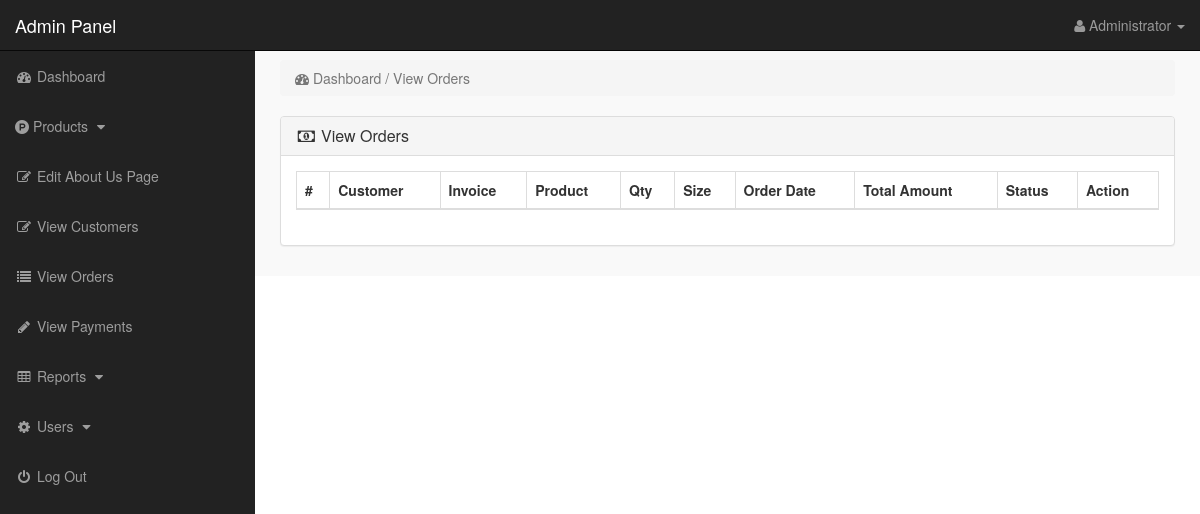
The page /admin_area/index.php?view_orders (signed in) on the database as committed earlier.
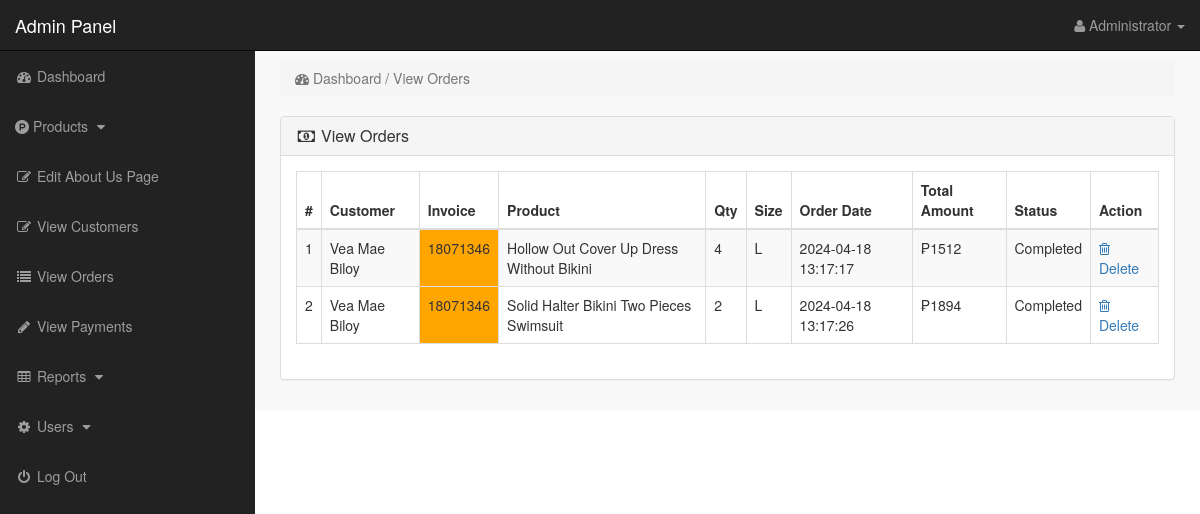
The same page on the database as committed later.
### tables this page shows
CREATE TABLE `pending_orders` (
  `order_id` int(10) NOT NULL,
  `customer_id` int(10) NOT NULL,
  `invoice_no` int(10) DEFAULT NULL,
  `product_id` text NOT NULL,
  `qty` int(10) NOT NULL,
  `size` text NOT NULL,
  `order_status` text NOT NULL,
  `product_title` text NOT NULL,
  `product_img1` text NOT NULL
);

CREATE TABLE `customers` (
  `customer_id` int(10) NOT NULL,
  `customer_name` varchar(255) NOT NULL,
  `customer_email` varchar(255) NOT NULL,
  `customer_pass` varchar(255) NOT NULL,
  `customer_region` text NOT NULL,
  `customer_province` text NOT NULL,
  `customer_city` text NOT NULL,
  `customer_barangay` text NOT NULL,
  `customer_street` text DEFAULT NULL,
  `customer_contact` varchar(255) NOT NULL,
  `customer_address` text NOT NULL,
  `customer_image` text NOT NULL,
  `customer_ip` varchar(255) NOT NULL,
  `customer_confirm_code` text NOT NULL
);

CREATE TABLE `products` (
  `product_id` int(10) NOT NULL,
  `p_cat_id` int(10) DEFAULT NULL,
  `cat_id` int(10) DEFAULT NULL,
  `manufacturer_id` int(10) DEFAULT NULL,
  `date` timestamp NOT NULL DEFAULT current_timestamp() ON UPDATE current_timestamp(),
  `product_title` text NOT NULL,
  `product_url` text NOT NULL,
  `product_img1` text NOT NULL,
  `product_img2` text NOT NULL,
  `product_img3` text NOT NULL,
  `product_price` int(10) NOT NULL,
  `product_psp_price` int(100) NOT NULL,
  `product_desc` text NOT NULL,
  `product_features` text DEFAULT NULL,
  `product_video` text DEFAULT NULL,
  `product_keywords` text NOT NULL,
  `product_label` text DEFAULT NULL,
  `status` varchar(255) NOT NULL
);

CREATE TABLE `customer_orders` (
  `order_id` int(10) NOT NULL,
  `customer_id` int(10) NOT NULL,
  `due_amount` int(100) NOT NULL,
  `invoice_no` int(100) NOT NULL,
  `qty` int(10) NOT NULL,
  `size` text NOT NULL,
  `order_date` timestamp NOT NULL DEFAULT current_timestamp() ON UPDATE current_timestamp(),
  `order_status` text NOT NULL,
  `product_title` text NOT NULL,
  `product_img1` text NOT NULL
);

### admin_area/view_orders.php (the view, shortened to what this page needs)
<?php
if(!isset($_SESSION['admin_email'])){
echo "<script>window.open('login.php','_self')</script>";
}
else {
?>
<div class="row">
<div class="col-lg-12">
<ol class="breadcrumb">
<li class="active">
<i class="fa fa-dashboard"></i> Dashboard / View Orders
</li>
</ol>
</div>
</div>
<div class="row">
<div class="col-lg-12">
<div class="panel panel-default">
<div class="panel-heading">
<h3 class="panel-title">
<i class="fa fa-money fa-fw"></i> View Orders
</h3>
</div>
<div class="panel-body">
<div class="table-responsive">
<table class="table table-bordered table-hover table-striped">
<thead>
<tr>
<th>#</th>
<th>Customer</th>
<th>Invoice</th>
<th>Product</th>
<th>Qty</th>
<th>Size</th>
<th>Order Date</th>
<th>Total Amount</th>
<th>Status</th>
<th>Action</th>
</tr>
</thead>
<tbody>
<?php
$i = 0;
$get_orders = "select * from pending_orders";
$run_orders = mysqli_query($con,$get_orders);
while ($row_orders = mysqli_fetch_array($run_orders)) {
$order_id = $row_orders['order_id'];
$c_id = $row_orders['customer_id'];
$invoice_no = $row_orders['invoice_no'];
$product_id = $row_orders['product_id'];
$qty = $row_orders['qty'];
$size = $row_orders['size'];
$get_products = "select * from products where product_id='$product_id'";
$run_products = mysqli_query($con,$get_products);
$row_products = mysqli_fetch_array($run_products);
$product_title = $row_products['product_title'];
$i++;
?>
<tr>
<td><?php echo $i; ?></td>
<td>
<?php
$get_customer = "select * from customers where customer_id='$c_id'";
$run_customer = mysqli_query($con,$get_customer);
$row_customer = mysqli_fetch_array($run_customer);
$customer_email = $row_customer['customer_name'];
echo $customer_email;
 ?>
 </td>
<td bgcolor="orange" ><?php echo $invoice_no; ?></td>
<td><?php echo $product_title; ?></td>
<td><?php echo $qty; ?></td>
<td><?php echo $size; ?></td>
<td>
<?php
$get_customer_order = "SELECT * FROM customer_orders WHERE product_title='$product_title'";
$run_customer_order = mysqli_query($con, $get_customer_order);
$row_customer_order = mysqli_fetch_array($run_customer_order);
$order_date = $row_customer_order['order_date'];
$due_amount = $row_customer_order['due_amount'];
$order_status = $row_customer_order['order_status'];
echo $order_date;
?>
</td>
<td>₱<?php echo $due_amount; ?></td>
<td>
<?php
if($order_status=='pending'){
echo $order_status='<div style="color:red;">Pending</div>';
}
else{
echo $order_status='Completed';
}
?>
</td>
<td>
<a href="index.php?order_delete=<?php echo $order_id; ?>" >
<i class="fa fa-trash-o" ></i> Delete
</a>
</td>
</tr>
<?php } ?>
</tbody>
</table>
</div>
</div>
</div>
</div>
</div>
<?php } ?>

### admin_area/includes/sidebar.php (shortened to what this page needs)
<?php
if(!isset($_SESSION['admin_email'])){
echo "<script>window.open('login.php','_self')</script>";
}
else {
?>
<nav class="navbar navbar-inverse navbar-fixed-top" >
<div class="navbar-header" >
<a class="navbar-brand" href="index.php?dashboard" >Admin Panel</a>
</div>
<ul class="nav navbar-right top-nav" >
<li class="dropdown" >
<a href="#" class="dropdown-toggle" data-toggle="dropdown" >
<i class="fa fa-user" ></i>
<?php echo $admin_name; ?> <b class="caret" ></b>
</a>
</li>
</ul>
<div class="collapse navbar-collapse navbar-ex1-collapse">
<ul class="nav navbar-nav side-nav">
<li>
<a href="index.php?dashboard">
<i class="fa fa-fw fa-dashboard"></i> Dashboard
</a>
</li>
<li>
<a href="#" data-toggle="collapse" data-target="#products">
<i class="fa fa-product-hunt" aria-hidden="true"></i> Products
<i class="fa fa-fw fa-caret-down"></i>
</a>
</li>
<li>
<a href="index.php?edit_about_us">
<i class="fa fa-fw fa-edit"></i> Edit About Us Page
</a>
</li>
<li>
<a href="index.php?view_customers">
<i class="fa fa-fw fa-edit"></i> View Customers
</a>
</li>
<li>
<a href="index.php?view_orders">
<i class="fa fa-fw fa-list"></i> View Orders
</a>
</li>
<li>
<a href="index.php?view_payments">
<i class="fa fa-fw fa-pencil"></i> View Payments
</a>
</li>
<li>
<a href="#" data-toggle="collapse" data-target="#print">
<i class="fa fa-fw fa-table"></i> Reports
<i class="fa fa-fw fa-caret-down"></i>
</a>
</li>
<li>
<a href="#" data-toggle="collapse" data-target="#users">
<i class="fa fa-fw fa-gear"></i> Users
<i class="fa fa-fw fa-caret-down"></i>
</a>
</li>
<li>
<a href="logout.php">
<i class="fa fa-fw fa-power-off"></i> Log Out
</a>
</li>
</ul>
</div>
</nav>
<?php } ?>

Rows that differ between the two databases and show on the page:
added pending_orders: customer.customer_name "Vea Mae Biloy", invoice_no "18071346", product.product_title "Hollow Out Cover Up Dress Without Bikini", qty "4", size "L", customer_orders.order_date "2024-04-18 13:17:17", customer_orders.due_amount "1512"
added pending_orders: customer.customer_name "Vea Mae Biloy", invoice_no "18071346", product.product_title "Solid Halter Bikini Two Pieces Swimsuit", qty "2", size "L", customer_orders.order_date "2024-04-18 13:17:26", customer_orders.due_amount "1894"
